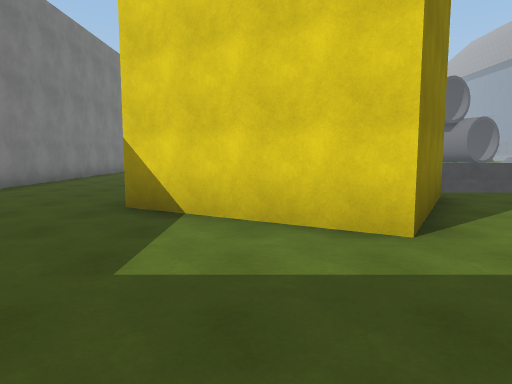
view 1 (above)

24 first-person views from a walk through a 3-D level made in the Unity game engine. The camera is 1.5 m above the floor, tilts 6° down and sees 70° across. The floor is counted in squares, 2 m on a side. Each view is taken from the middle of a square. On the plan, view 1 faces up. The plan holds only what a view shows up to about 11 squares ahead; the rest is blank. The place goes on beyond the plan. The player is left out. Some surface patterns are stand-ins.

view 2
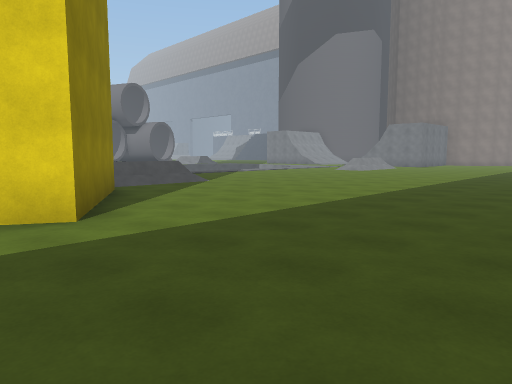

view 3
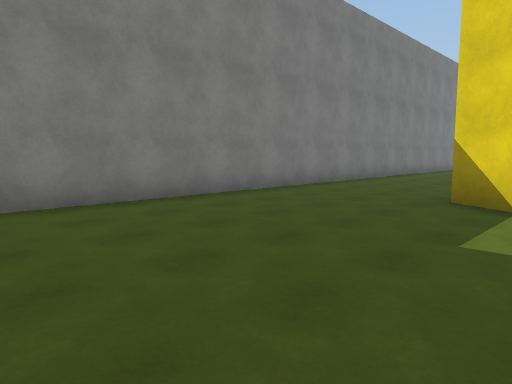

view 4
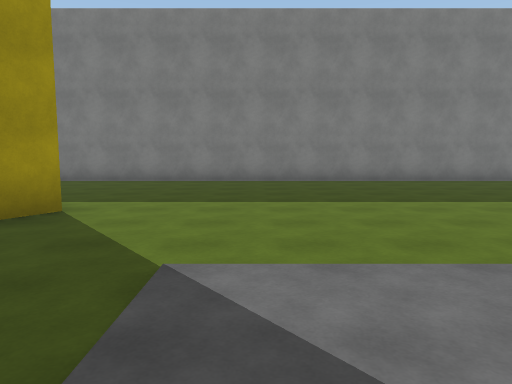

view 5
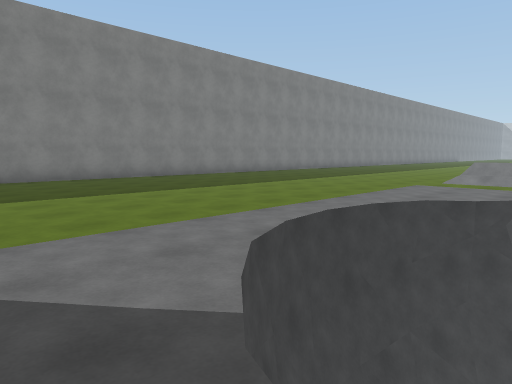

view 6
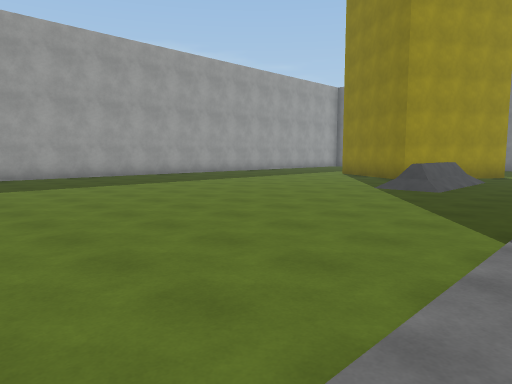

view 7
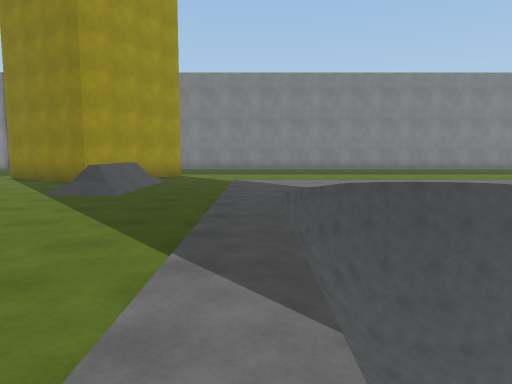

view 8
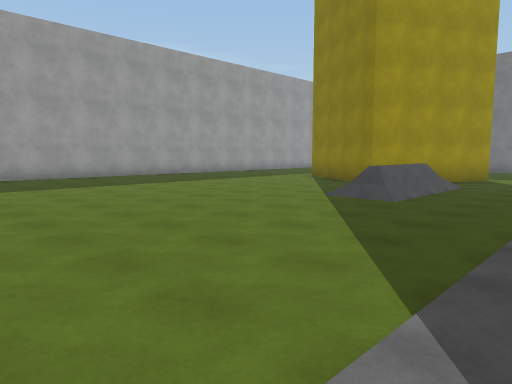

view 9
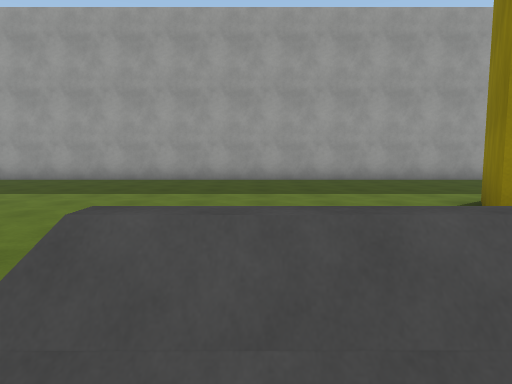

view 10
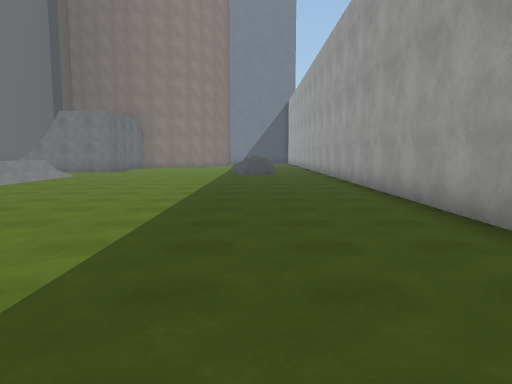

view 11
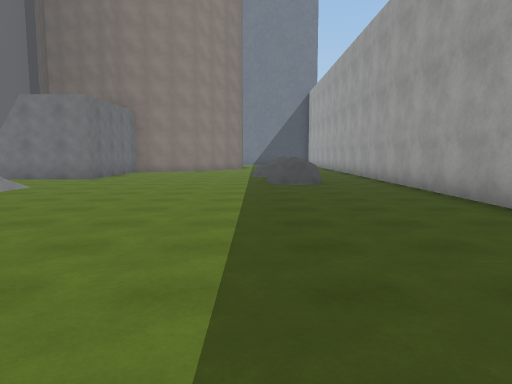

view 12
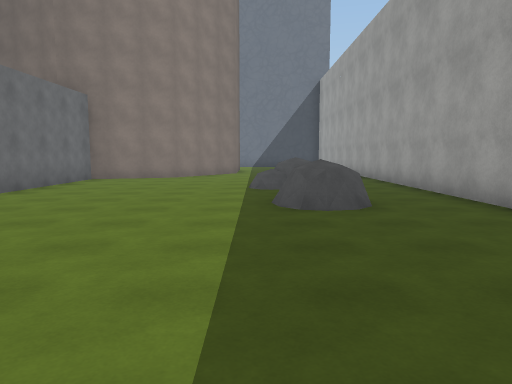

view 13
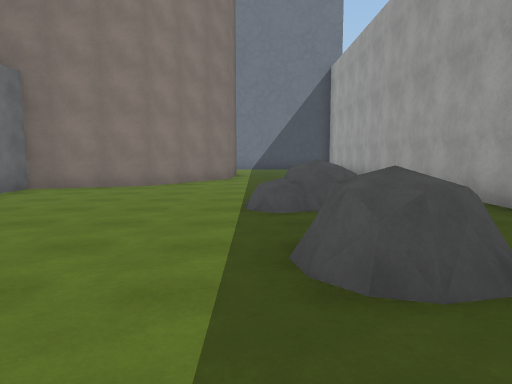

view 14
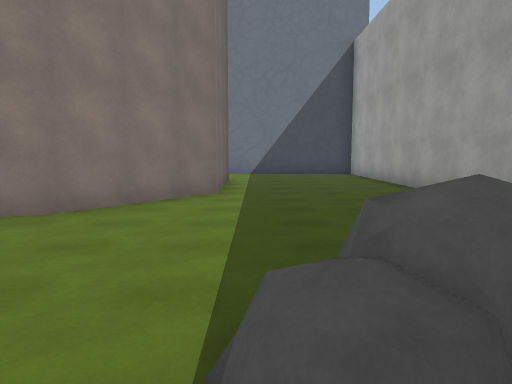

view 15
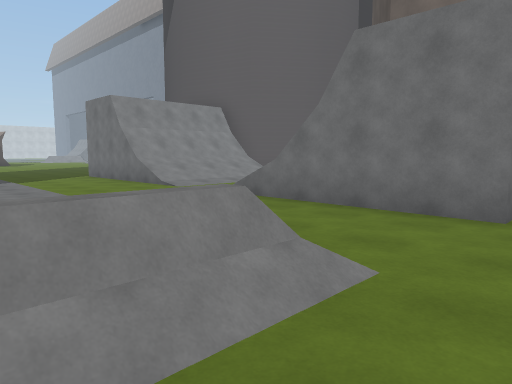

view 16
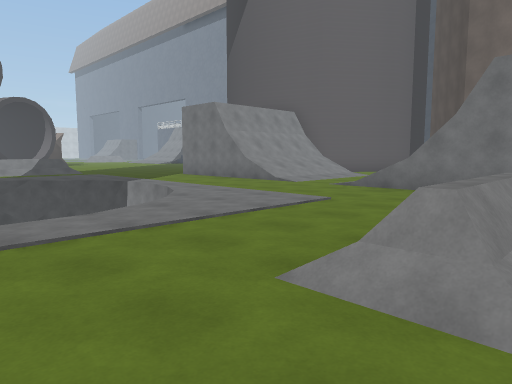

view 17
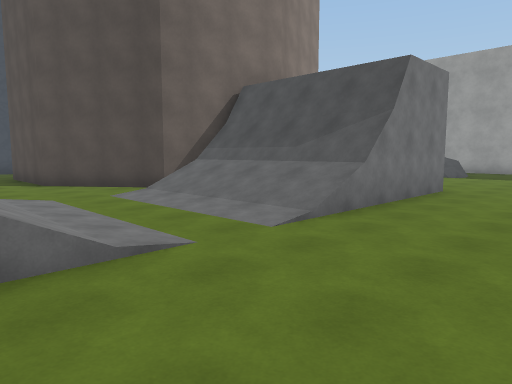

view 18
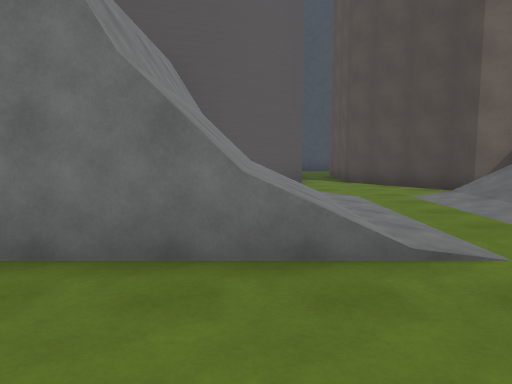

view 19
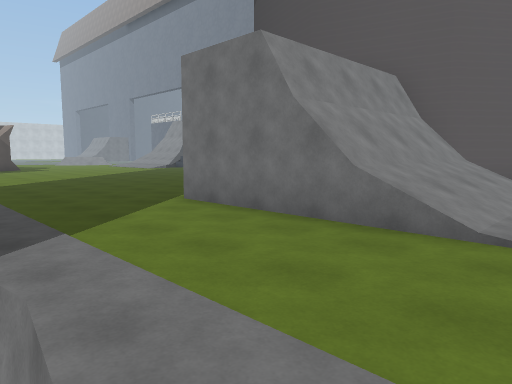

view 20
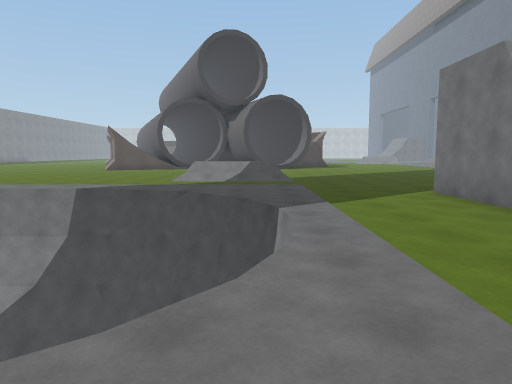

view 21
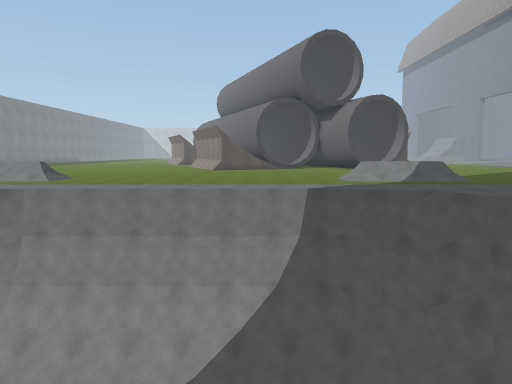

view 22
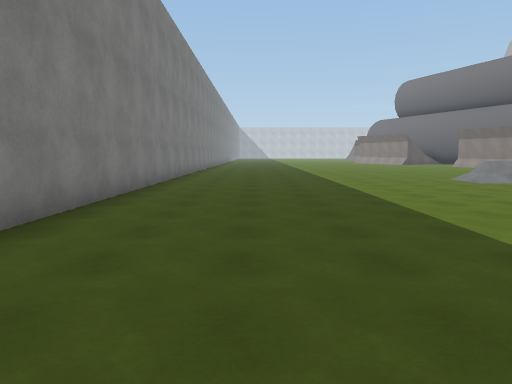

view 23
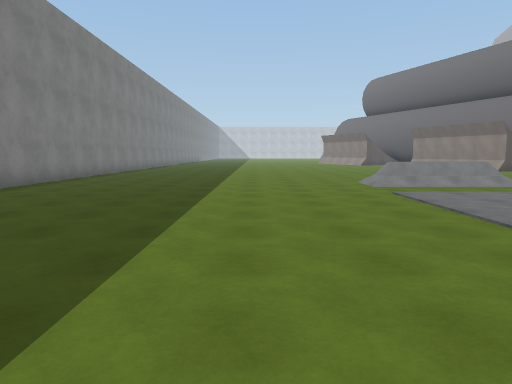

view 24
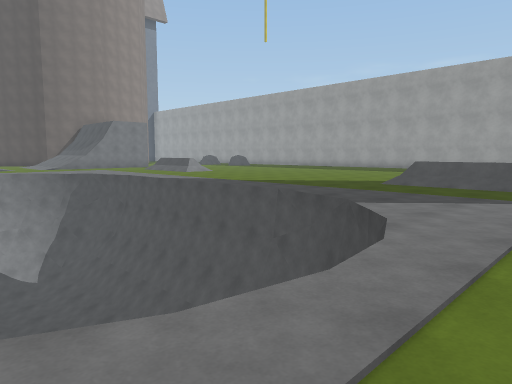

### Floor plan
Key: @ floor where view 1 was taken; # wall or solid block; . floor; / step, stairs or slope; = window, fence, low wall or low ledge; ^ raised ledge; v drop or lower ground.
Columns run from 6 left of view 1 to 32 right of it. Each row starts with its distance up from view 1.
 24 #.........               ...
 23 #.........               ....
 22 #......../^^/........=^^/....
 21 #............................
 20 #............................
 19 #............////////.......
 18 #..........v vvvvvvvvvv....#
 17 #.........vv vvvvvvvvvv....#
 16 #.........vvv         vv...####.
 15 #.........vvv     vvvv v...////.###
 14 #.........vvvv   vvvv  v...////...#
 13 #.........vvvv vvvvv  v..............
 12 #..........vvvvvvvv  v............####
 11 #..........................////.###
 10 #..........................////.#
  9 #..........................######
  8 #.....#../^^/........=^^/..#####
  7 #.... ###////........////..#####
  6 #....   ##.....................##
  5 #....## #.......................#
  4 #.....###.......................###
  3 #.................................####
  2 #...........................^..........
  1 #........................^^.^^.........
  0 #.....@......................   .......
 -1    ............................   .....
 -2     ###################################

Where each view was taken, in squares from view 1:
view 1: 0 up, 0 right, facing up
view 2: 1 down, 0 right, facing up-right
view 3: 1 down, 0 right, facing up-left
view 4: 11 up, 5 right, facing left
view 5: 11 up, 6 right, facing up-left
view 6: 11 up, 14 right, facing down-left
view 7: 11 up, 13 right, facing left
view 8: 11 up, 12 right, facing down-left
view 9: 9 up, 5 right, facing down
view 10: 1 up, 6 right, facing right
view 11: 2 up, 10 right, facing right
view 12: 2 up, 14 right, facing right
view 13: 2 up, 17 right, facing right
view 14: 2 up, 21 right, facing right
view 15: 6 up, 16 right, facing up-right
view 16: 7 up, 13 right, facing up-right
view 17: 15 up, 18 right, facing down-right
view 18: 15 up, 18 right, facing right
view 19: 13 up, 17 right, facing up-right
view 20: 11 up, 17 right, facing up
view 21: 11 up, 12 right, facing up
view 22: 12 up, 3 left, facing up
view 23: 13 up, 0 right, facing up
view 24: 17 up, 2 right, facing down-right
